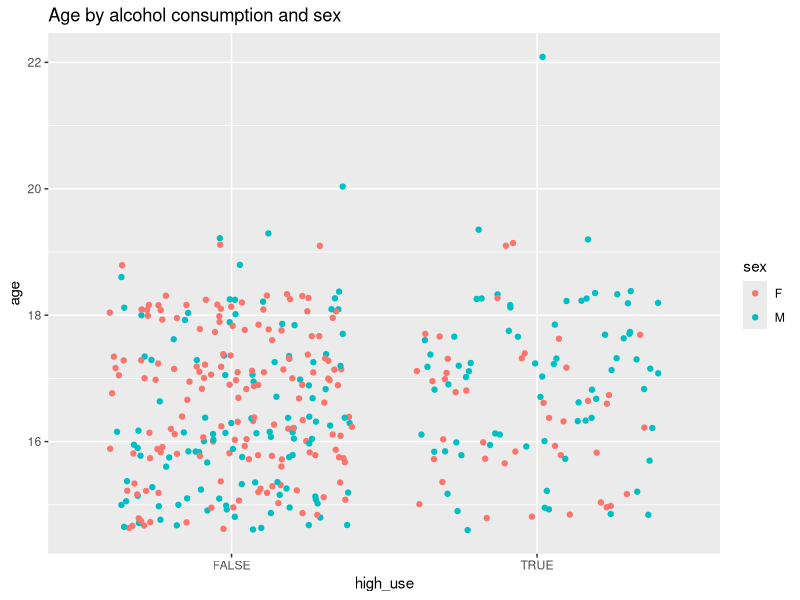
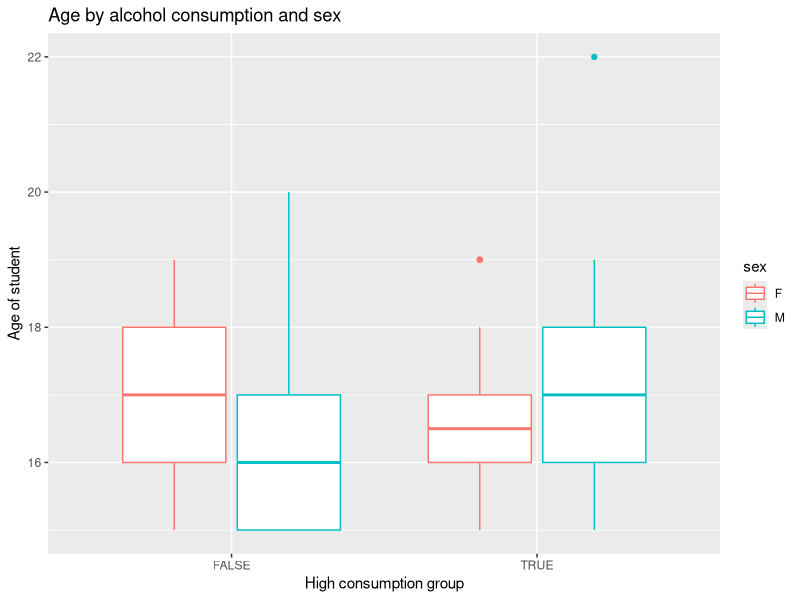
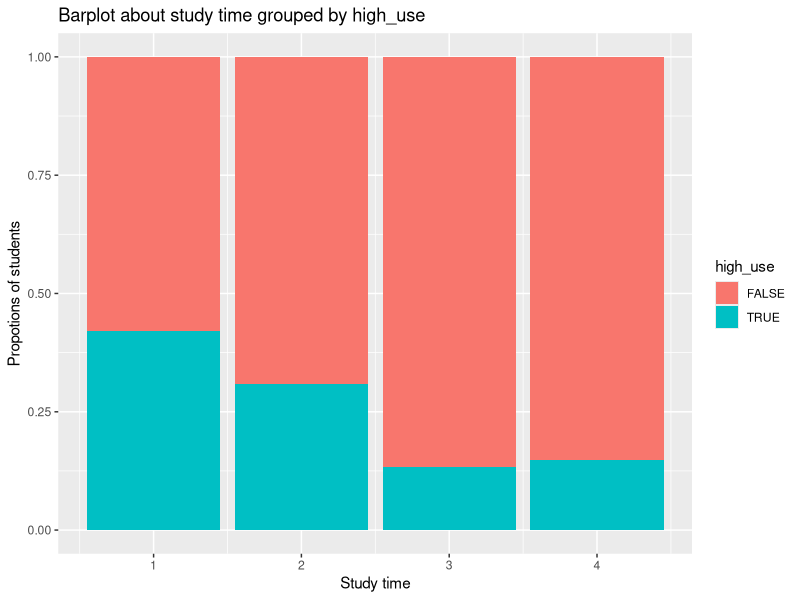
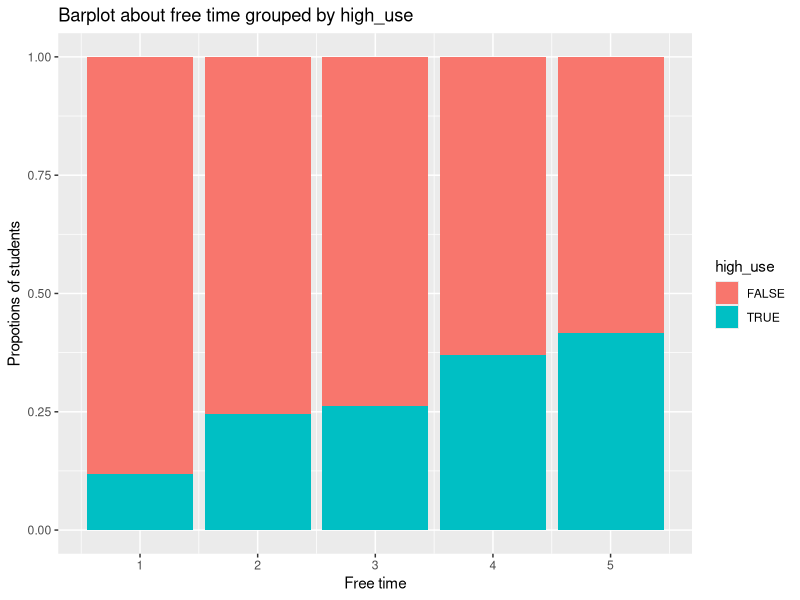
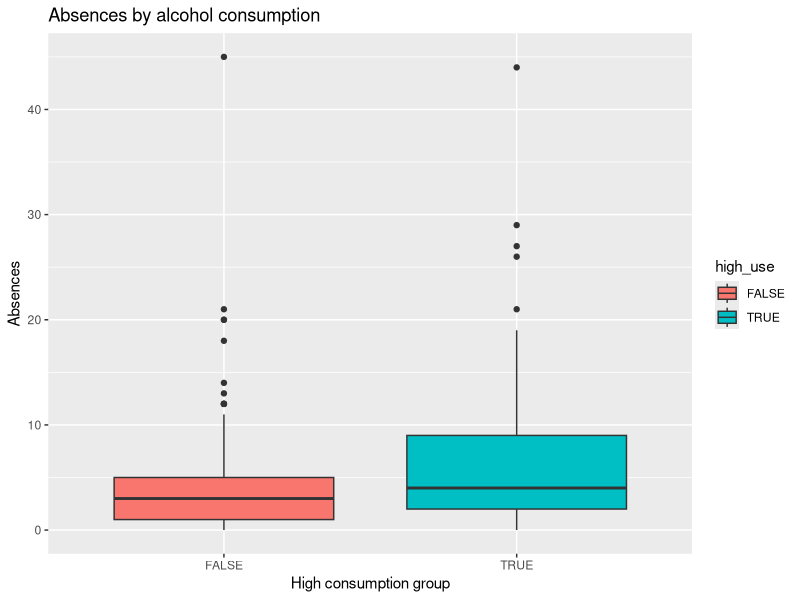

These charts were generated, in order, by the following R code:
## ---- chunk 1
library(ggplot2)
library(GGally)
library(dplyr)
## ---- chunk 2
alc <- read.table("data/student_alc.txt", header = TRUE)
dim(alc)
## ---- chunk 3
#a jitterplot of high_use, sex and age
g1 <- ggplot(alc, aes(x = high_use, y = age, col = sex))
g1 + geom_jitter() + ggtitle("Age by alcohol consumption and sex")
## ---- chunk 4
#a boxplot of high_use, sex and age
g1 <- ggplot(alc, aes(x = high_use, y = age, col = sex))
g1 + geom_boxplot() + ggtitle("Age by alcohol consumption and sex") + xlab("High consumption group") + ylab("Age of student")
## ---- chunk 5
#barplot about study time
ggplot(alc, aes(studytime, fill = high_use)) + geom_bar(position = "fill") +
  ggtitle("Barplot about study time grouped by high_use")+ xlab("Study time") + ylab("Propotions of students") + scale_y_continuous(name = waiver(), breaks = waiver(), minor_breaks = waiver(), labels = waiver(), limits = NULL, expand = waiver(), na.value = NA_real_, trans = "identity")
## ---- chunk 6
#barplot about free time
ggplot(alc, aes(freetime, fill = high_use)) + geom_bar(position = "fill") +
  ggtitle("Barplot about free time grouped by high_use")+ xlab("Free time") + ylab("Propotions of students") + scale_y_continuous(name = waiver(), breaks = waiver(), minor_breaks = waiver(), labels = waiver(), limits = NULL, expand = waiver(), na.value = NA_real_, trans = "identity")
## ---- chunk 7
#a boxplot of high_use and absences
g1 <- ggplot(alc, aes(x = high_use, y = absences, fill = high_use))
g1 + geom_boxplot() + ggtitle("Absences by alcohol consumption") + xlab("High consumption group") + ylab("Absences")
## ---- chunk 8
#the model with glm()
m <- glm(high_use ~ age + studytime + freetime + absences, data = alc, family = "binomial")
summary(m)
## ---- chunk 9
# compute odds ratios (OR)
OR <- coef(m) %>% exp
# compute confidence intervals (CI)
CI <- confint(m) %>% exp
# print out the odds ratios with their confidence intervals
cbind(OR, CI)
